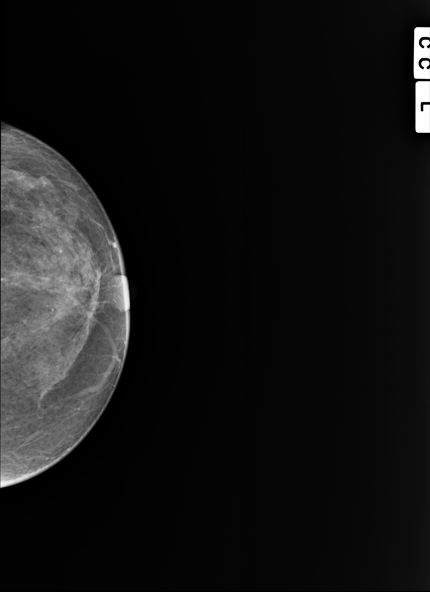
#> input picture image/CC_test.bmp, 430 x 592 px
$ python -i breast_segmentation.py   (imports and definitions only)   (Python 2 division)   (older library calls are emulated)
#> lines starting #> are read from the running program, lines starting #| are printed output that depends on the picture; after the words box and inside, x2 and y2 are one past the last pixel; in counts of white or black regions, pixels touching at a corner belong together
#> further down, picture is the input picture: shape (592, 430, 3); min 0, max 255, mean 20.5
import cv2
import numpy as np


# ------------------------------------
#   Breast Region Segmentation
# ------------------------------------

def breast_display(img):
    """ Respresent breast part """
    # hist = get_histogram_max_value(img)

    gray = cv2.cvtColor(img, cv2.COLOR_BGR2GRAY)
    ret, thresh = cv2.threshold(gray, 0, 255, cv2.THRESH_BINARY)
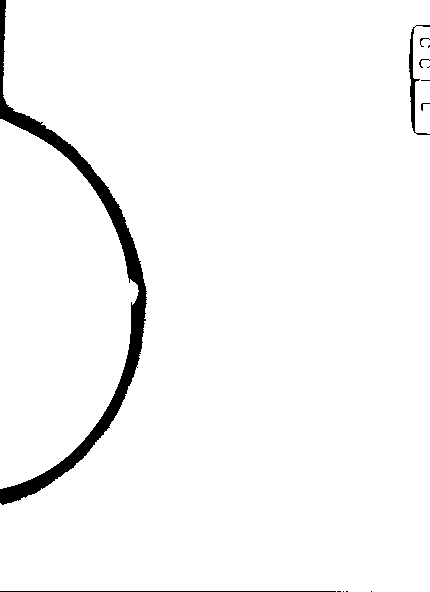
#> thresh: shape (592, 430); 97% white; 13 black regions (7 under 20 px)

    # Contour breast part
    im2, contours, hierarchy = cv2.findContours(thresh, cv2.RETR_LIST, cv2.CHAIN_APPROX_NONE)
#> contours = 9 contours, 4 with area under 20; largest, box (x1, y1, x2, y2) and area: (0, 0, 430, 592) 209834, (0, 119, 139, 489) 36019, (408, 26, 421, 134) 494, (418, 58, 430, 69) 38, (419, 37, 430, 46) 30

    # Add the area of each contour result into contour_area_list
    contour_area_list = [len(contours)]
#> contour_area_list = [9]
    count = 0
    for i in contours:
        area = cv2.contourArea(i)
        contour_area_list.append(area)
        # print "contour index ", count, " area = ", area
        count += 1
#> this loop made 9 passes
#> area on passes 2, 4, 6, 7, 9: 36019, 38, 30, 494.5, 209834
#> after the loop, contour_area_list = [9, 2, 36019, 4, 38, 7.5, 30, 494.5, 2, 209834]; count = 9

    # Get max area and draw contour on it.
    max_area_index = contour_area_list.index(max(contour_area_list)) - 1
#> max_area_index = 8
    # [7 lines of commented-out code are left out]
    cnt = contours[max_area_index]
#> cnt = contour of 2232 points, box (x1, y1, x2, y2) (0, 0, 430, 592), area 209834
    mask = np.zeros(gray.shape, np.uint8)
    cv2.drawContours(mask, [cnt], 0, 255, -1)
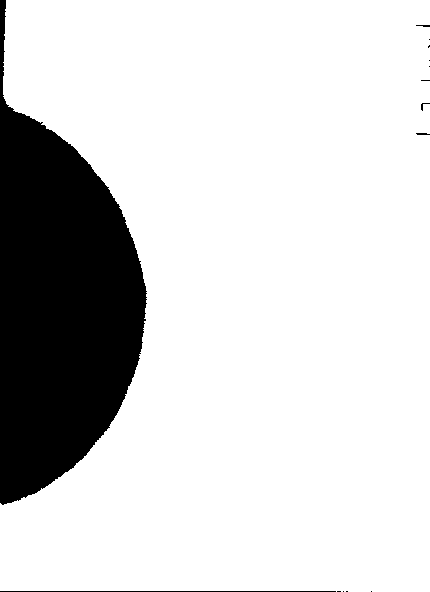
#> mask: shape (592, 430); 82.9% white; 14 black regions (9 under 20 px), largest, box (x1, y1, x2, y2) and area: (0, 0, 147, 505) 43183, (0, 591, 336, 592) 336, (416, 133, 430, 135) 24, (416, 25, 430, 27) 21, (421, 103, 430, 111) 21

    res = cv2.bitwise_and(img, img, mask=mask)
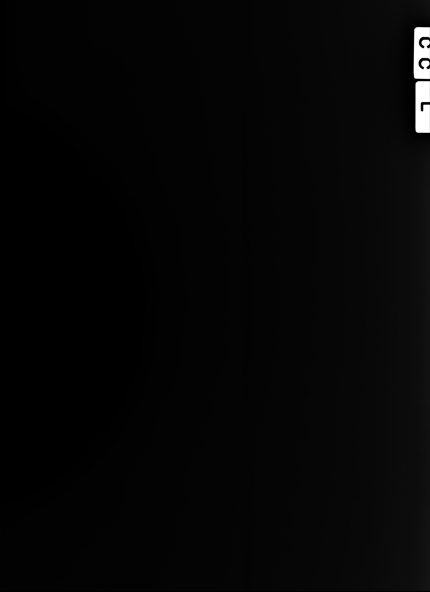
#> res: shape (592, 430, 3); min 0, max 255, mean 5.5
    # cv2.imwrite("result.png", res)
    return res, max(contour_area_list)


# [39 lines left out: function glandular_tissue_display, not called in this run]


def get_histogram_max_value(img):
    hist, bins = np.histogram(img.flatten(), 256, [0, 255])
    return hist


# [51 lines left out: functions image_histogram, otsu_threshold_value, not called in this run]

>>> import cv2
>>> picture = cv2.imread('image/CC_test.bmp')
>>> result = breast_display(picture)

$ run again, on image/MLO_test.bmp
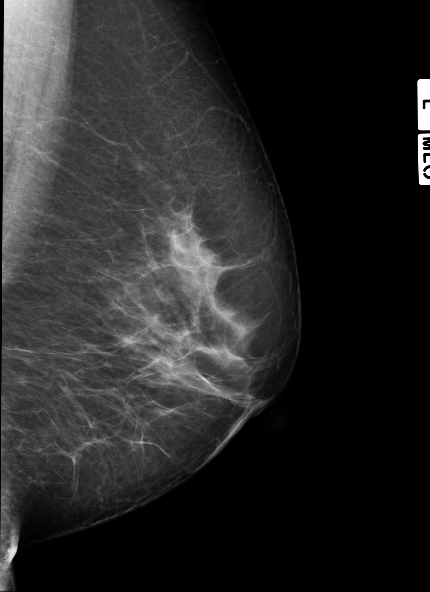
#> input picture image/MLO_test.bmp, 430 x 592 px
#> picture is the input picture: shape (592, 430, 3); min 0, max 255, mean 39.2
#> in breast_display, `ret, thresh = cv2.threshold(gray, 0, 255, cv2.THRESH_BINARY)`:
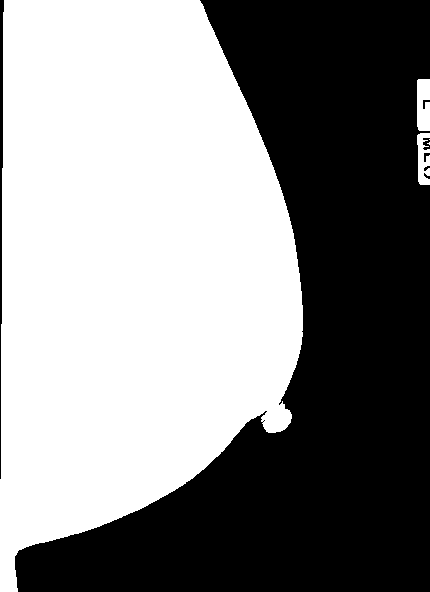
#> thresh: shape (592, 430); 53.7% white; 7 black regions (2 under 20 px)
#> contours = 7 contours, 4 with area under 20; largest, box (x1, y1, x2, y2) and area: (0, 0, 303, 592) 134760, (417, 79, 430, 131) 567, (417, 133, 430, 185) 404
#> in breast_display, `contour_area_list = [len(contours)]`: contour_area_list = [7]
#> the loop in breast_display, `for i in contours:` made 7 passes
#> area on passes 5 to 7: 404.5, 567, 134759.5
#> after the loop in breast_display, `for i in contours:`: contour_area_list = [7, 2, 2, 1, 0, 404.5, 567, 134759.5]; count = 7
#> max_area_index = 6
#> cnt = contour of 1581 points, box (x1, y1, x2, y2) (0, 0, 303, 592), area 134760
#> in breast_display, `cv2.drawContours(mask, [cnt], 0, 255, -1)`:
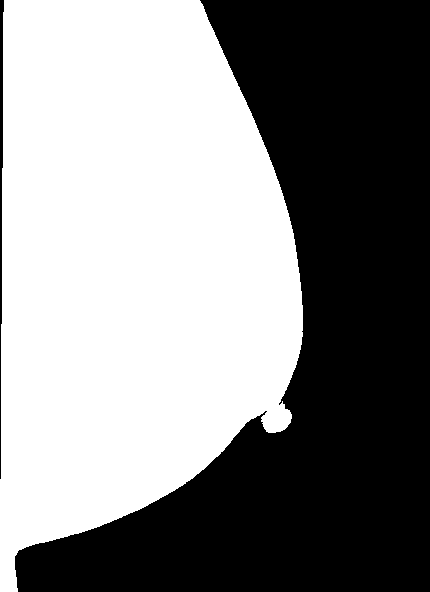
#> mask: shape (592, 430); 53.2% white; 2 black regions, box (x1, y1, x2, y2) and area: (15, 0, 430, 592) 118026, (0, 0, 4, 479) 983

$ run again, on image/01.png
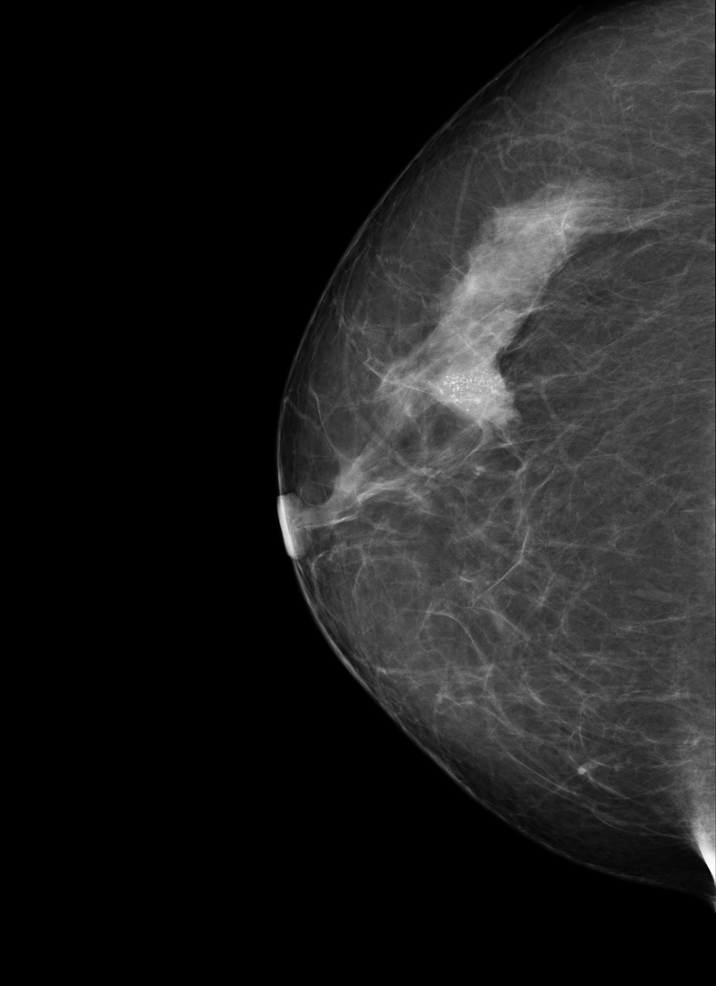
#> input picture image/01.png, 716 x 986 px, shrunk from 1720 x 2370 before the run
#> picture is the input picture: shape (986, 716, 3); min 0, max 255, mean 29.5
#> in breast_display, `ret, thresh = cv2.threshold(gray, 0, 255, cv2.THRESH_BINARY)`:
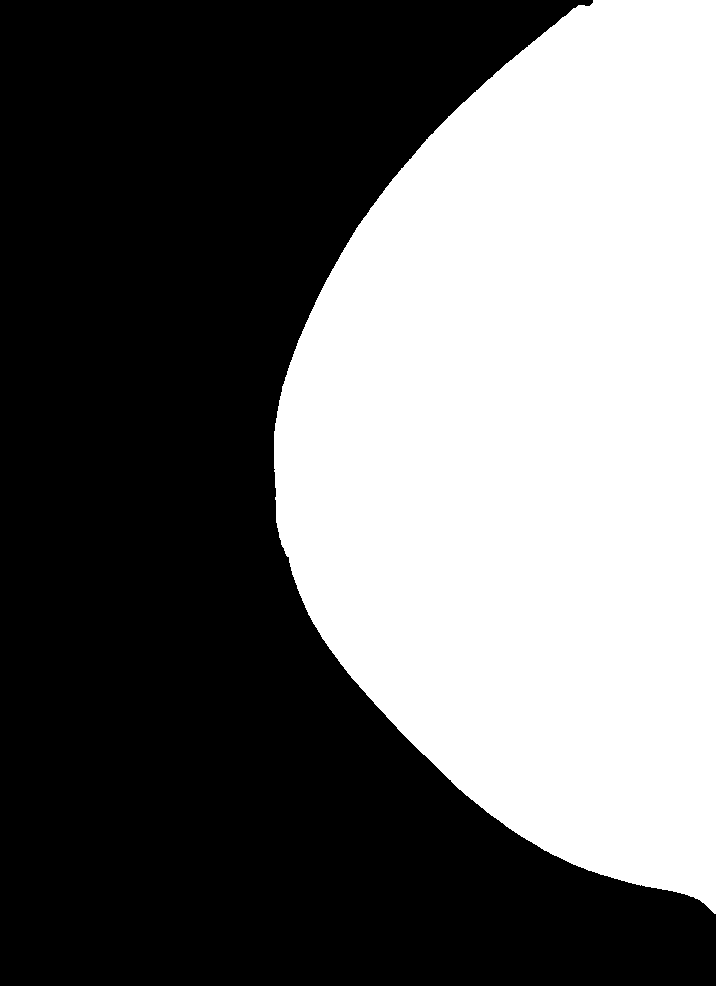
#> thresh: shape (986, 716); 42.4% white; 1 white region
#> contours = 1 contour; box (x1, y1, x2, y2) and area: (274, 0, 716, 914) 297958
#> in breast_display, `contour_area_list = [len(contours)]`: contour_area_list = [1]
#> the loop in breast_display, `for i in contours:` made 1 pass
#> (area, count) on pass 1: (297958.5, 1)
#> after the loop in breast_display, `for i in contours:`: contour_area_list = [1, 297958.5]; count = 1
#> max_area_index = 0
#> cnt = contour of 2121 points, box (x1, y1, x2, y2) (274, 0, 716, 914), area 297958

$ run again, on image/02.png
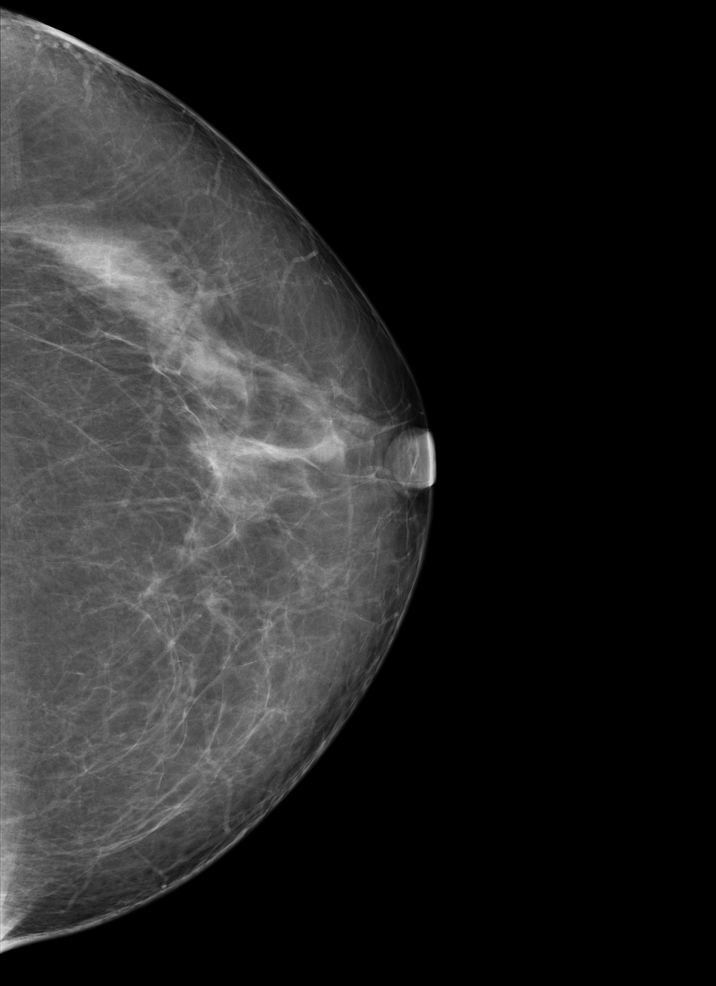
#> input picture image/02.png, 716 x 986 px, shrunk from 1720 x 2370 before the run
#> picture is the input picture: shape (986, 716, 3); min 0, max 225, mean 37.6
#> in breast_display, `ret, thresh = cv2.threshold(gray, 0, 255, cv2.THRESH_BINARY)`:
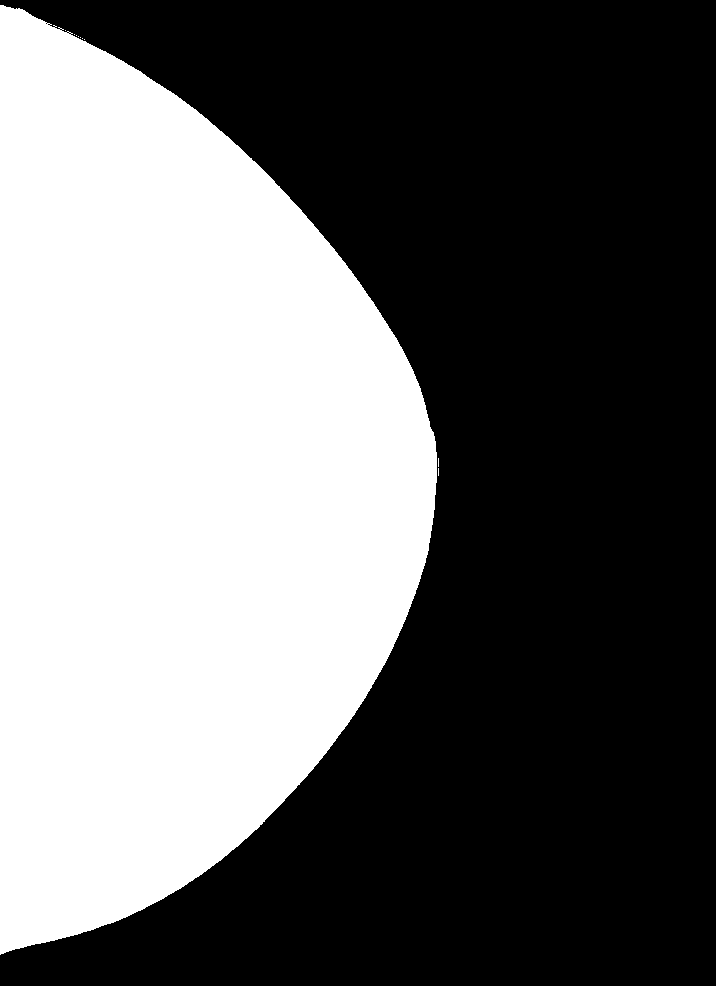
#> thresh: shape (986, 716); 41.5% white; 10 white regions (9 under 20 px)
#> contours = 15 contours, 14 with area under 20; largest, box (x1, y1, x2, y2) and area: (0, 5, 437, 955) 292108
#> in breast_display, `contour_area_list = [len(contours)]`: contour_area_list = [15]
#> the loop in breast_display, `for i in contours:` made 15 passes
#> area on pass 15: 292108
#> after the loop in breast_display, `for i in contours:`: contour_area_list = [15, 0, 0, 0, 0, 0, 0, 0, 0, 4, 4, 0, 4, 4, 2, 292108]; count = 15
#> max_area_index = 14
#> cnt = contour of 2156 points, box (x1, y1, x2, y2) (0, 5, 437, 955), area 292108
#> mask: shape (986, 716); 41.5% white; 1 white region, box (x1, y1, x2, y2) and area: (0, 5, 437, 955) 293187
